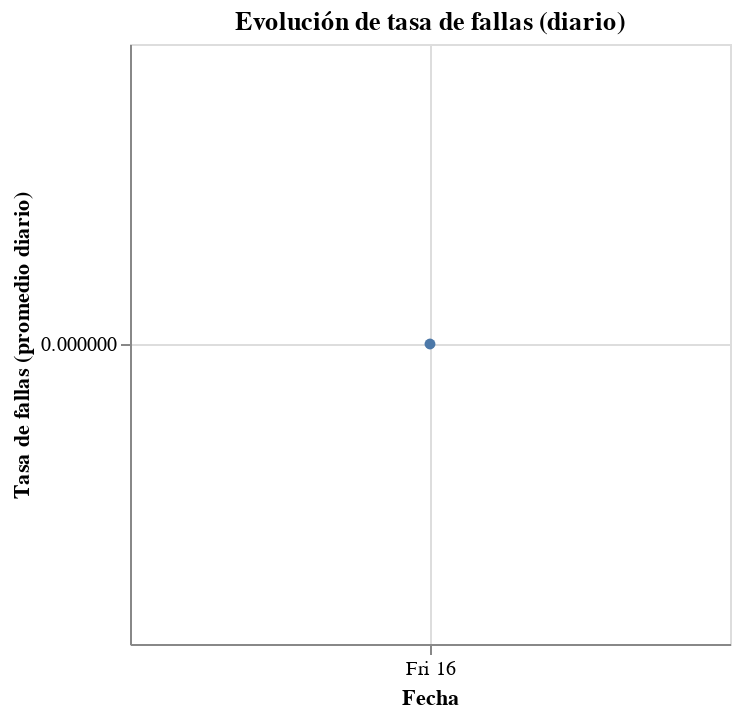

The cell this chart's notebook holds for it:
### Code cell
# === P3b: Evolución de fallas antes/después de migración ===
if not df_main.empty:
    required_cols = {'fecha', 'partido_comuna', 'service_status'}
    if required_cols.issubset(df_main.columns):
        df_main['fecha'] = pd.to_datetime(df_main['fecha'], errors='coerce')
        # Ejemplo: considerar 'FAIL' como evento de falla
        df_main['falla'] = (df_main['service_status'].astype(str).str.upper() == 'FAIL').astype(int)
        daily = df_main.groupby('fecha', as_index=False)['falla'].mean()
        chart = alt.Chart(daily).mark_line(point=True).encode(
            x=alt.X('fecha:T', title='Fecha'),
            y=alt.Y('falla:Q', title='Tasa de fallas (promedio diario)'),
            tooltip=[alt.Tooltip('fecha:T'), alt.Tooltip('falla:Q', format='.3f')]
        ).properties(title='Evolución de tasa de fallas (diario)')
        display(chart)
    else:
        print("Faltan columnas para esta visualización:", required_cols - set(df_main.columns))
else:
    print("El DataFrame está vacío (placeholder).")

### Figure 1 — Vega-Lite specification as saved in the notebook (floating-point values rounded to 4 significant figures)
{"config": {"view": {"continuousWidth": 300, "continuousHeight": 300}}, "data": {"name": "data-e185c5a04451ae25d4bb5ccabb376fb8"}, "mark": {"type": "line", "point": true}, "encoding": {"tooltip": [{"field": "fecha", "type": "temporal"}, {"field": "falla", "format": ".3f", "type": "quantitative"}], "x": {"field": "fecha", "title": "Fecha", "type": "temporal"}, "y": {"field": "falla", "title": "Tasa de fallas (promedio diario)", "type": "quantitative"}}, "title": "Evolución de tasa de fallas (diario)", "$schema": "https://vega.github.io/schema/vega-lite/v5.20.1.json", "datasets": {"data-e185c5a04451ae25d4bb5ccabb376fb8": [{"fecha": "2025-05-16T00:00:00", "falla": 0.0}]}}
